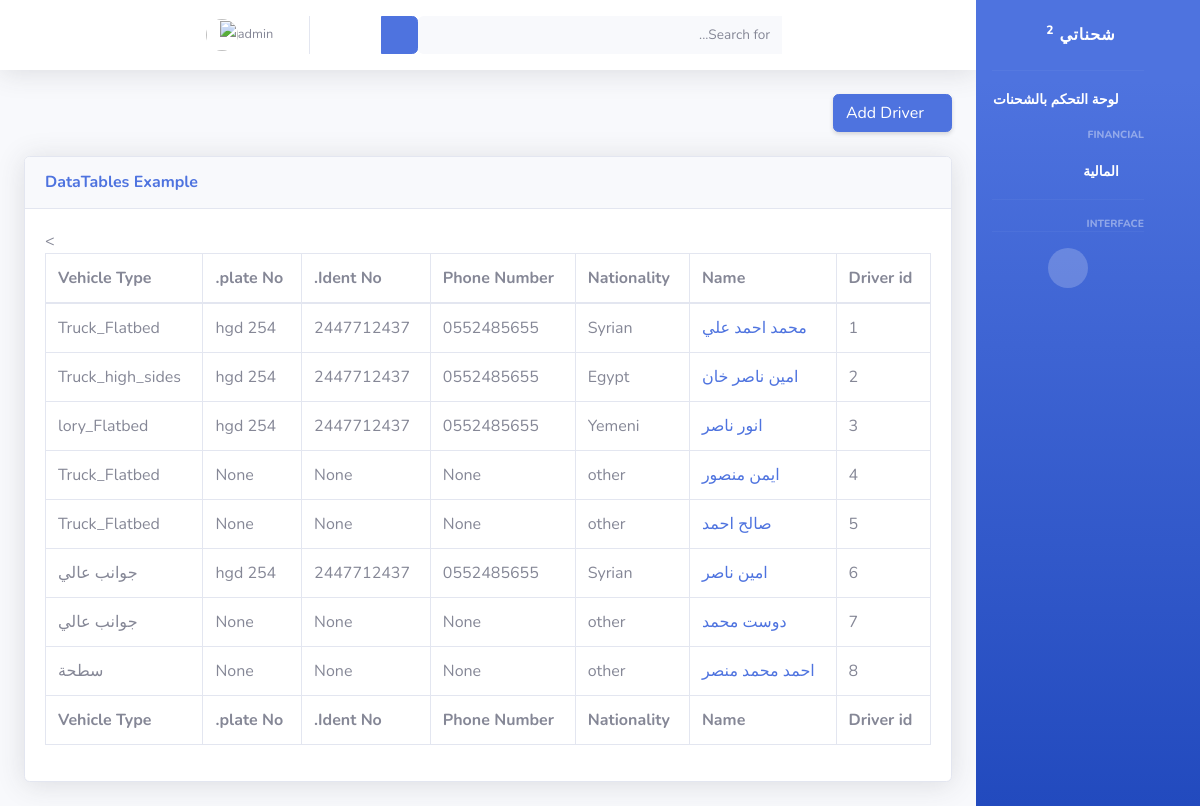
/deivers/ (signed in), run on an earlier commit of the app's database.
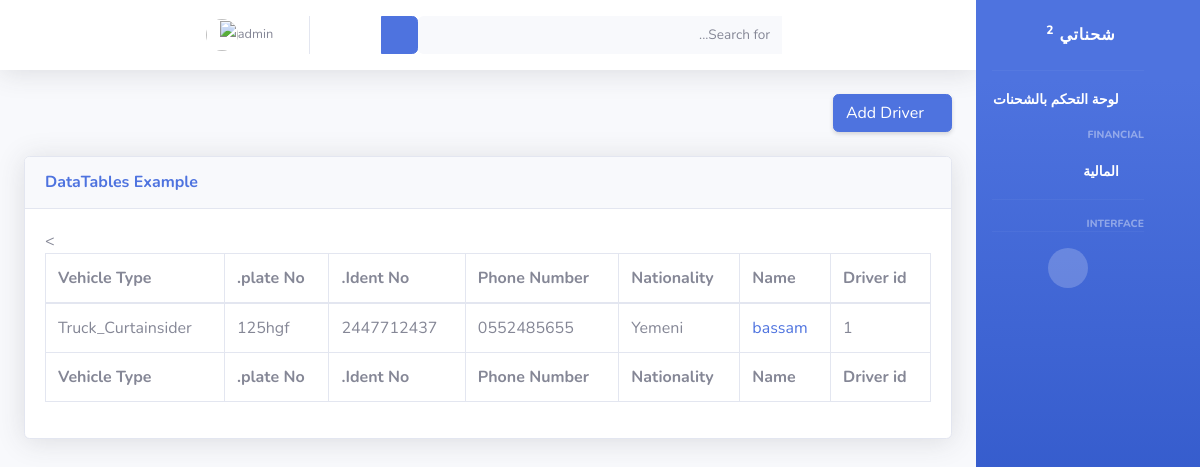
And on a later commit of the database.
### drivers/models.py (models this page shows, shortened)
class DriverModel(models.Model):
    driver_id = models.BigAutoField(primary_key=True)
    driver_name = models.CharField(max_length=225,  help_text='اسم السائق')
    Saudi_Arabia = 'Saudi'
    YEMEN = 'Yemeni'
    Syria = 'Syrian'
    Egypt = 'Egypt'
    Afghanistan = 'Afghanistan'
    Pakistan = 'Pakistani'
    Jordan = 'Jordanian'
    India = 'Indian'
    Other = 'other'
    countrys = [
        (Saudi_Arabia, 'Saudi'),
        (YEMEN, 'Yemeni'),
        (Syria, 'Syrian'),
        (Egypt, 'Egypt'),
        (Afghanistan, 'Afghanistan'),
        (Pakistan, 'Pakistani'),
        (Jordan, 'Jordanian'),
        (India, 'Indian'),
        (Other, 'other')
    ]
    driver_nationality = models.CharField(
        max_length=20, choices=countrys, default=Other,  help_text='جنسية السائق')
    driver_phone_number = models.CharField(
        max_length=16, help_text='رقم هاتف السائق ')
    Identification_Number = models.CharField(
        max_length=10,  help_text='رقم الهوية/الاقامة')
    truck_plate_number = models.CharField(
        max_length=8,  help_text='رقم لوحة الشاحنة')
    Truck_Reefers = 'Truck_Reefers'
    Truck_Flatbed  = 'Truck_Flatbed'
    Truck_high_sides = 'Truck_high_sides'
    Truck_Curtainsider = 'Truck_Curtainsider'
    lory_Flatbed= 'lory_Flatbed'
    lory_Reefers= 'lory_Reefers'
    dinah_Flatbed= 'dinah_Flatbed'
    dinah_Reefers= 'dinah_Reefers'
    Vehicle = [
        (Truck_Reefers, 'Truck_Reefers'),
        (Truck_Flatbed, 'Truck_Flatbed'),
        (Truck_high_sides, 'Truck_high_sides'),
        (Truck_Curtainsider, 'Truck_Curtainsider'),
        (lory_Flatbed, 'lory_Flatbed'),
        (lory_Reefers, 'lory_Reefers'),
        (dinah_Flatbed, 'dinah_Flatbed'),
        (dinah_Reefers, 'dinah_Reefers'),
    ]
    Vehicle_Type = models.CharField( choices=Vehicle, default=Truck_Flatbed,
        max_length=30, help_text='نوع السيارة(سطحة - جوانب) ....')
    Sequence_Number = models.CharField(
        max_length=30, help_text='الرقم التسلسلي من الاستمارة')
    Owner_car_id_number = models.CharField(
        max_length=10,  help_text='رقم هوية مالك السيارة')
    Identification_photo = models.ImageField(
        upload_to='driver/', null=True, help_text='صورة الهوية/الاقامة ')

### drivers/views.py (the view)
# urls.py: path('deivers/',driver_list, name='driver_list' ),
def driver_list(request):
    drivers = DriverModel.objects.all()
    return render(request, 'drivers/driver-list.html',{'drivers':drivers})

### Shuhnaty/templates/drivers/driver-list.html
{% extends 'base.html' %}
{% block item %}
<div class="d-sm-flex align-items-center justify-content-between mb-4">
    <h1 class="h3 mb-0 text-gray-800"><a href="{% url 'add_driver'%}"
        class="d-none d-inline-block btn btn-primary shadow-sm"><i
            class="fas fa-download fa-sm text-white-50"></i> Add Driver
    </a></h1>
</div>
{% endblock %}
{% block content %}
<div class="card shadow mb-4">
    <div class="card-header py-3">
        <h6 class="m-0 font-weight-bold text-primary">DataTables Example</h6>
    </div>
    <div class="card-body">
        <div class="table-responsive">
            <table class="table table-bordered" id="dataTable" width="100%" cellspacing="0">
                <thead>
                    <tr>
                        <th>Driver id</th>
                        <th>Name</th>
                        <th>Nationality</th>
                        <th>Phone Number</th>
                        <th>Ident No. </th>
                        <th>plate No.</th>
                        <th>Vehicle Type</th>
                    </tr>
                </thead>
                <tfoot>
                    <tr>
                        <th>Driver id</th>
                        <th>Name</th>
                        <th>Nationality</th>
                        <th>Phone Number</th>
                        <th>Ident No. </th>
                        <th>plate No.</th>
                        <th>Vehicle Type</th>>
                    </tr>
                </tfoot>
                <tbody>
                    {% for driver in drivers %}
                    <tr>
                        <td>{{ driver.driver_id }} </td>
                        <td><a href="{% url 'driver_details' driver.pk %}">{{ driver.driver_name }}</a> </td>
                        <td>{{ driver.driver_nationality }} </td>
                        <td>{{ driver.driver_phone_number }} </td>
                        <td>{{ driver.Identification_Number }} </td>
                        <td>{{ driver.truck_plate_number }} </td>
                        <td>{{ driver.Vehicle_Type }} </td>
                    </tr>
                    {% endfor %}
                </tbody>
            </table>
        </div>
    </div>
</div>
{% endblock %}

### Shuhnaty/templates/base.html (shortened to what this page needs)
{% load static %}
<!DOCTYPE html>
<html dir="rtl" lang="ar" >
<head>
    <link href="{% static 'vendor/fontawesome-free/css/all.min.css' %}" rel="stylesheet" type="text/css">
    <link href="{% static 'vendor/bootstrap-rtl.css' %}" rel="stylesheet" type="text/css">
    <link href="https://cdn.jsdelivr.net/npm/bootstrap@5.2.2/dist/css/bootstrap.min.css" rel="stylesheet">
    <link href="{% static 'css/sb-admin-2.min.css' %}" rel="stylesheet">
    <link href="{% static 'style.css' %}" rel="stylesheet">
    <link href="{% static 'vendor/datatables/dataTables.bootstrap4.min.css' %}" rel="stylesheet">
</head>
<body id="page-top" >
    <div id="wrapper">
        {% if user.is_authenticated %}
        <ul class="navbar-nav bg-gradient-primary sidebar sidebar-dark accordion " id="accordionSidebar">
            <a class="sidebar-brand d-flex align-items-center justify-content-center " href="{% url 'index' %}">
                <div class="sidebar-brand-text mx-3 ">شحناتي <sup>2</sup></div>
                <div class="sidebar-brand-icon rotate-n-15">
                    <i class="fas fa-laugh-wink"></i>
                </div>
            </a>
            <hr class="sidebar-divider my-0">
            <li class="nav-item active">
                <a class="nav-link text-right" href="{% url 'shipments_list'%}">
                    <i class="fas fa-fw fa-tachometer-alt"></i>
                    <span> لوحة التحكم بالشحنات</span></a>
            </li>
            <div class="sidebar-heading text-right">
                Financial
            </div>
            <li class="nav-item active">
                <a class="nav-link text-right" href="{% url 'dashboard_financial' %}">
                    <i class="fas fa-fw fa-tachometer-alt"></i>
                    <span> المالية</span></a>
            </li>
            <hr class="sidebar-divider">
            <div class="sidebar-heading text-right">
                Interface
            </div>
            <hr class="sidebar-divider d-none d-md-block">
            <div class="text-center d-none d-md-inline">
                <button class="rounded-circle border-0" id="sidebarToggle"></button>
            </div>
        </ul>
        {% endif %}
        <div id="content-wrapper" class="d-flex flex-column">
            <div id="content">
                {% if user.is_authenticated %}
                <nav class="navbar navbar-expand navbar-light bg-white topbar mb-4 static-top shadow">
                    <form
                        class="d-none d-sm-inline-block form-inline mr-auto ml-md-3 my-2 my-md-0 mw-100 navbar-search">
                        <div class="input-group">
                            <input type="text" class="form-control bg-light border-0 small" placeholder="Search for..."
                                aria-label="Search" aria-describedby="basic-addon2">
                            <div class="input-group-append">
                                <button class="btn btn-primary" type="button">
                                    <i class="fas fa-search fa-sm"></i>
                                </button>
                            </div>
                        </div>
                    </form>
                    <ul class="navbar-nav ml-auto">
                        <li class="nav-item dropdown no-arrow">
                            <a class="nav-link dropdown-toggle" href="#" id="userDropdown" role="button"
                                data-toggle="dropdown" aria-haspopup="true" aria-expanded="false">
                                <span class="mr-2 d-none d-lg-inline text-gray-600 small">{{ user }}</span>
                                <img class="img-profile rounded-circle" src="{% static 'img/undraw_profile.svg' %}">
                            </a>
                        </li>
                    </ul>
                </nav>
                {% endif %}
                <div class="container-fluid">
                    {% block item %}
                    {% endblock %}
                    {% block content %}
                    {% endblock %}
                </div>
            </div>
        </div>
    </div>
</body>
</html>

What changed in the data, as far as the page shows it:
removed DriverModel: driver_id "2", driver_name "امين ناصر خان", driver_nationality "Egypt", driver_phone_number "0552485655", Identification_Number "2447712437", truck_plate_number "254 hgd", Vehicle_Type "Truck_high_sides"
removed DriverModel: driver_id "3", driver_name "انور ناصر", driver_nationality "Yemeni", driver_phone_number "0552485655", Identification_Number "2447712437", truck_plate_number "254 hgd", Vehicle_Type "lory_Flatbed"
removed DriverModel: driver_id "4", driver_name "ايمن منصور", driver_nationality "other", driver_phone_number "None", Identification_Number "None", truck_plate_number "None", Vehicle_Type "Truck_Flatbed"
removed DriverModel: driver_id "5", driver_name "صالح احمد", driver_nationality "other", driver_phone_number "None", Identification_Number "None", truck_plate_number "None", Vehicle_Type "Truck_Flatbed"
removed DriverModel: driver_id "6", driver_name "امين ناصر", driver_nationality "Syrian", driver_phone_number "0552485655", Identification_Number "2447712437", truck_plate_number "254 hgd", Vehicle_Type "جوانب عالي"
removed DriverModel: driver_id "7", driver_name "دوست محمد", driver_nationality "other", driver_phone_number "None", Identification_Number "None", truck_plate_number "None", Vehicle_Type "جوانب عالي"
removed DriverModel: driver_id "8", driver_name "احمد محمد منصر", driver_nationality "other", driver_phone_number "None", Identification_Number "None", truck_plate_number "None", Vehicle_Type "سطحة"
changed DriverModel id 1: driver_name "محمد احمد علي" → "bassam"; driver_nationality "Syrian" → "Yemeni"; truck_plate_number "254 hgd" → "125hgf"; Vehicle_Type "Truck_Flatbed" → "Truck_Curtainsider"
